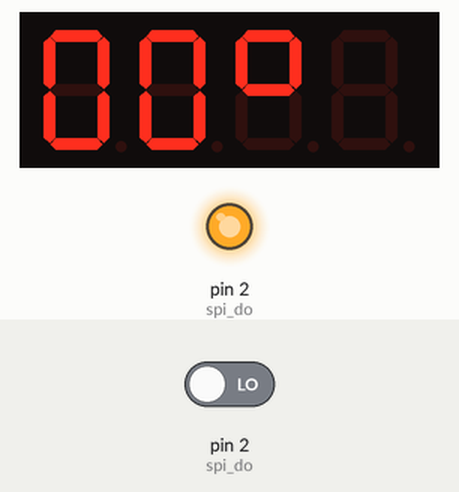
Recording of a sketch running on a simulated Arduino Uno, built with avr-gcc and run on an emulated ATmega328P. On the bench: 4-digit seven-segment display, output pins drawn as LEDs (lit = HIGH). The test bench sets the inputs (shaded band); at power-on: pin 2 (spi_do) LOW. Pins used as bus, display or sensor lines are not drawn; what the sketch prints to the serial monitor is not drawn.

Above: at 1.5 s.
1.6 s: pin 2 (spi_do) driven HIGH
At 6.7 s:
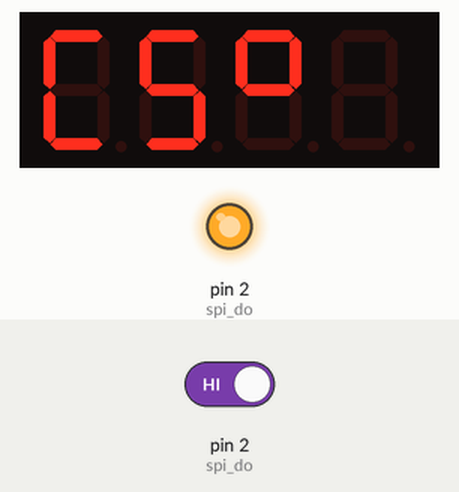
7.0 s: pin 2 (spi_do) driven LOW
At 10.9 s:
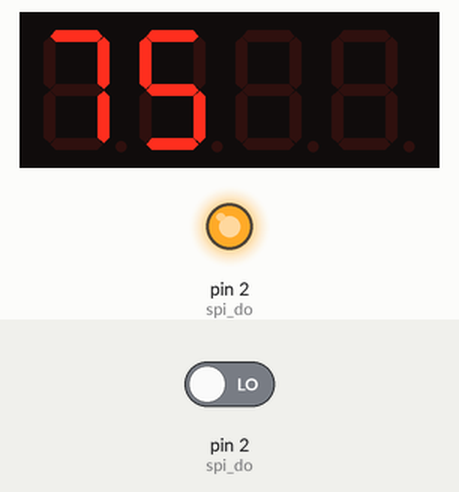
At 15.1 s:
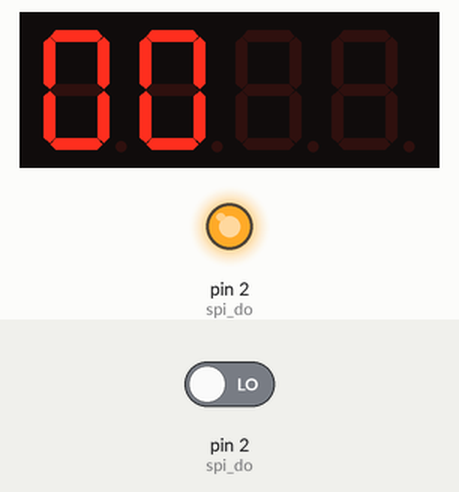
Timing chart, 0 to 23.8 s (numbered marks = the images above; inputs shaded):
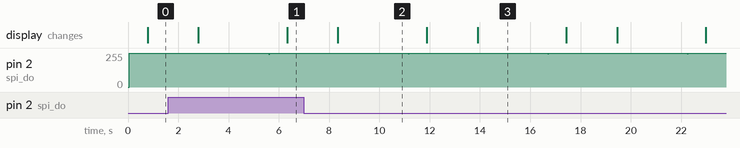

Measured:
- after the input at 1.6 s, the display: first differs from a run without the input after 4.7 s (image 1)
- after the input at 7.0 s, the display: first differs from a run without the input after 4.9 s (image 3 shows a later state)
- by itself, pin 2 (spi_do): alternates 255/255 for 5.5 s and 248/255 for 0.04 s
- what the display in image 2 shows lasts 3.5 s, from 8.4 s to 11.9 s

The sketch:

My_ds1620_RT.ino
```cpp
#include <Arduino.h>
#include <TM1637Display.h>
#include "My_ds1620_RT.h"

// Module connection pins (Digital Pins)
#define CLK 6
#define DIO 5

// The amount of time (in milliseconds) between tests
#define TEST_DELAY   2000

TM1637Display display(CLK, DIO);
int y,t , temp1,temp2,dizaine,diz , unit , decimale,deci1,deci2,mama;// ne pas utiliser uint8_t , ça ne marche pas .

//**********************************************
void setup()
{
  y=0;t=0;
Serial.begin(9600);
pinMode(spi_clk,OUTPUT);
pinMode(spi_reset,OUTPUT);

	start();
	SPI_init();
display.setBrightness(0x0f);
	pause(200);
 }
 //********************************************
void loop()
{
uint8_t data[]={1,2,3,4};//ne pas utiliser int data[]= ... ça ne marche pas .
	//charger();
     t=(y&0x01)*5;
//*********************************************
mama=realtemp()*100;
decimale=t;
dizaine=mama/100;
	  diz=dizaine/10;
unit=dizaine%10;
decimale=mama%100;
deci1=decimale/10;
deci2=decimale%10;
//******************
  data[0] = display.encodeDigit(diz);// uint8_t data[]={diz,unit,0b1100011,t)};ne marche pas , les chiffres sont mal formé ;
  data[1] =  display.encodeDigit(unit);
  data[2] = 0b1100011;//pour les degrés ne marche pas avec encodeDigit car on obtient un nombre au lieu du symbole degré.
  data[3] = 0b00;//display.encodeDigit(t);
  display.setSegments(data);
display.setBrightness(0x0f);
  delay(TEST_DELAY);
data[0]=display.encodeDigit(deci1);
data[1]=display.encodeDigit(deci2);
data[2]=0b00000000;//display.encodeDigit(diz);
data[3]=0b00000000;//display.encodeDigit(diz);
display.setSegments(data);

display.setBrightness(0x0f);
  delay(TEST_DELAY);

//***********************************************

   Serial.print("temperature : ");
	  Serial.println(realtemp());
    /*
   Serial.print("mama");
   Serial.println(mama);
    _delay_ms(500);
    */
}
//*****************************************************
void do_haut(void)
{
pinMode(spi_do,OUTPUT);
digitalWrite(spi_do,HIGH);
pause(5);
}
//**********************************************
void do_bas(void)
{
pinMode(spi_do,OUTPUT);
digitalWrite(spi_do,LOW);
pause(5);
}
//*************************************************
void clock(void)
{
digitalWrite(spi_clk,LOW);
pause(5);
digitalWrite(spi_clk,HIGH);
pause(5);
}
//****************************************************
void start(void){
digitalWrite(spi_reset,HIGH);
pause(5);
//****************
}
//************************************************
	void stop(void)
	{
digitalWrite(spi_reset,LOW);
pause(5);
	}
//************************************************
void SPI_init	(void)
{
	start();
//;config command protocole 	pour ecrire au config
	putbyte(0x0C);
//;output polarity active hight + conversion non CONTINUE : one shot
	putbyte(0x03);
	stop();
}
//*******************************************
void pause(unsigned int j)
{
while(j--) _delay_us(1);
}
//*******************************************
void charger(void)
{
deb_convert();
	mesure();
	fin_convert();
	}
//*******************************************
void deb_convert(void)
{

	start();
	putbyte(0xEE);//0xEE=debut conversion
	pause(200);
	stop();
	}
//****************************************
void fin_convert(void)
{
	start();
putbyte(0x22);//0x22 pour fin conversion
	pause(200);
stop();
}
//************************************************
void mesure(void)
{
uint8_t z=0;
	start();
	putbyte(0xAA);// 0xAA pour mesurer
  _delay_ms(750);
	y= getbyte();
 z=getbyte();
	stop();
	}
//******************************************
void putbyte (unsigned char x)
{
if(x&0x01) do_haut();
else do_bas();
clock();

if(x&0x02) do_haut();
else do_bas();
clock();

if(x&0x04) do_haut();
else do_bas();
clock();

if(x&0x08) do_haut();
else do_bas();
clock();

if(x&0x10) do_haut();
else do_bas();
clock();

if(x&0x20) do_haut();
else do_bas();
clock();

if(x&0x40) do_haut();
else do_bas();
clock();

if(x&0x80) do_haut();
else do_bas();
clock();
}
//*******************************
unsigned int getbyte(void)
{
unsigned int x=0;
pinMode(spi_do,INPUT);
clock();
for(int i=0;i<8;i++){if((digitalRead(spi_do))&0x01) x|=(1<<i);clock();}
return x;
}
//*************************************
uint8_t read_slope()//=counter_per_c
{
  uint8_t counter=0,counter1=0;
start();
putbyte(0xA9);
counter=getbyte();//byte LSB
counter1=getbyte();// byte MSB
stop();
return counter1*16+counter;
}
//*****************************************
uint8_t read_counter()//=count_remain
{
  uint8_t counter=0,counter1=0;
start();
putbyte(0xA0);
counter=getbyte();// byte LSB
counter1=getbyte();// byte MSB
stop();
return counter1*16+counter;
}

//**********************************************
float realtemp()
{
  float latemp=0;
charger();
y=y/2;
latemp=y-0.25+((float)read_slope()-(float)read_counter())/(float)read_slope();
return latemp-1;// sans /2 on a le double .
}
```

My_ds1620_RT.h
```cpp
int spi_do=2;
int spi_clk=3;
int spi_reset=4;
```
